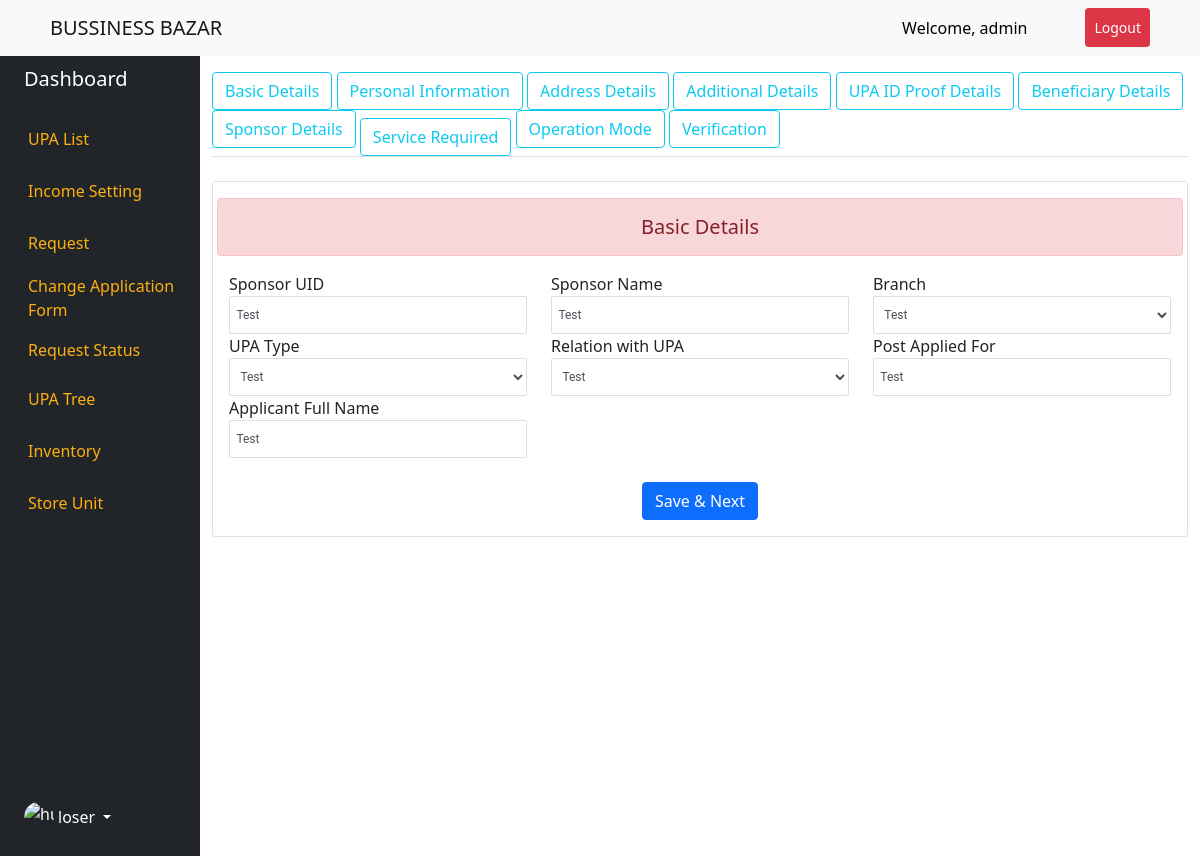
The page /basic_details/1/ (signed in) on the database its author committed.
### upa/models.py (models this page shows, shortened)
class BasicDetails(models.Model):
    BRANCH_TYPE = (
        ('Test','Test'),
        ('Test_one','Test_one'),
    )
    UPA_TYPE = (
        ('Test','Test'),
        ('Test_one','Test_one'),
    )
    RELATION_UPA = (
        ('Test','Test'),
        ('Test_one','Test_one'),
    )
    user = models.OneToOneField(Profile,on_delete=models.CASCADE,blank=True, null=True,related_name='basic_details')
    sponsor_uid = models.CharField(max_length=50,blank=True, null=True,verbose_name = "Sponsor UID")
    sponsor_name = models.CharField(max_length=100,blank=True, null=True,verbose_name = "Sponsor Name")
    branch = models.CharField(max_length=50,choices=BRANCH_TYPE,blank=True, null=True,verbose_name="Branch Type")
    upa_type = models.CharField(max_length=50,choices=UPA_TYPE,blank=True, null=True,verbose_name="UPA Type")
    relation_upa = models.CharField(max_length=50,choices=RELATION_UPA,blank=True, null=True,verbose_name="Relation with UPA")
    post_applied = models.CharField(max_length=50,blank=True, null=True,verbose_name="Post Applied For")
    applicant_upa_type = models.CharField(max_length=50,blank=True, null=True,verbose_name="Applicant UPA Type")
    applicant_appl_seq_num = models.CharField(max_length=100,blank=True, null=True,verbose_name="Applicant Application Sequence Number")
    applicant_coll_ref_num = models.CharField(max_length=100,blank=True, null=True,verbose_name="Applicant Collection Refrence Number")
    applicant_reg_seq_num = models.CharField(max_length=100,blank=True, null=True,verbose_name="Applicant Registration Sequence Number")
    applicant_dis_id_number = models.CharField(max_length=100,blank=True, null=True,verbose_name="Applicant Distributor ID(D.I.D) Number")
    full_name = models.CharField(max_length=200,blank=True, null=True,verbose_name="Applicant Full Name")
    submission_date = models.DateTimeField(auto_now_add=True,blank=True, null=True,verbose_name="Form Submission Date / Time")
    def __str__(self):
        return f"{self.user}"

### upa/views.py (the view, shortened to what this page needs)
# urls.py: path('basic_details/<int:id>/',UPABasicDetailView.as_view(), name='basic-detail-form'),
class UPABasicDetailView(LoginRequiredMixin, View):
    def dispatch(self, request, *args, **kwargs):
        return super(UPABasicDetailView, self).dispatch(request, *args, **kwargs)
    def get(self, request, *args, **kwargs):
        ref_no = None
        profile = Profile.objects.get(id=kwargs['id'])
        try:
            instance = BasicDetails.objects.get(user_id=profile.id)
            print(instance)
            form = BasicDetailsForm(instance=instance)
        except:
            print("except part is running")
            try:
                print("try in except part is running")
                ref_no = request.GET.get('ref_no')
                uid_no = Enrollment.objects.get(reference_no = ref_no)
                print("this is uid no",uid_no.sponsor_uid_no)
                prof = Profile.objects.get(uid_no = uid_no.sponsor_uid_no)
                print(prof.uid_no)
                form = BasicDetailsForm(initial={'sponsor_uid':prof.uid_no})
            except:
                print("except in except part is running")
                form = BasicDetailsForm()
                pass
        context = {'form':form,'profile':profile,'ref_no':ref_no}
        return render(request, 'upa/basic_details.html', context)

### upa/forms.py
class BasicDetailsForm(forms.ModelForm):
    class Meta:
        model = BasicDetails
        fields = '__all__'
        exclude = ('user','submission_date')

### accounts/models.py (called while the page is built)
    def __str__(self):
        return f"{self.user}"

### templates/upa/basic_details.html (shortened to what this page needs)
{% extends "base.html" %}
{% block content %}
<div class="container-fluid">
    <div class="row flex-nowrap">
        {% include 'left_panel.html' %}
        <div class="col">
            {% include 'upa/header_panel.html' %}
            <form action="" method="POST">
				<div class="card my-4">
				<div class="card-body main-row">
                    <div class="row">
                        <h5 class="text-center alert alert-danger">Basic Details</h5>
                        <div class="col-md-4">
                            <label for="" class="">Sponsor UID</label>
                            {{form.sponsor_uid}}
                        </div>
                        <div class="col-md-4">
                            <label for="" class="">Sponsor Name</label>
                            {{form.sponsor_name}}
                        </div>
                        <div class="col-md-4">
                            <label for="" class="">Branch</label>
                            {{form.branch}}
                        </div>
                        <div class="col-md-4">
                            <label for="" class="">UPA Type</label>
                            {{form.upa_type}}
                        </div>
                        <div class="col-md-4">
                            <label for="" class="">Relation with UPA</label>
                            {{form.relation_upa}}
                        </div>
                        <div class="col-md-4">
                            <label for="" class="">Post Applied For</label>
                            {{form.post_applied}}
                        </div>
                        <div class="col-md-4">
                            <label for="" class="">Applicant Full Name</label>
                            {{form.full_name}}
                        </div>
                         </div>
                         <div class="d-flex justify-content-center mt-4">
                        <button type="submit" class="btn btn-primary btn-customlg">Save & Next</button>
                    </div>
                </form>
        </div>
    </div>
</div>
{% endblock content %}

### templates/base.html (shortened to what this page needs)
<!doctype html>
<html lang="en">
{% load static %}
  <head>
    <link href="https://cdn.jsdelivr.net/npm/bootstrap@5.0.2/dist/css/bootstrap.min.css" rel="stylesheet">
    <link href="{% static 'style.css'%}" rel="stylesheet">
    <link rel="stylesheet" href="https://cdnjs.cloudflare.com/ajax/libs/font-awesome/4.7.0/css/font-awesome.min.css">
  </head>
  <body>
  <nav class="navbar navbar-expand-lg navbar-light bg-light bg-primary">
  <a class="navbar-brand" href="{% url 'home'%}" style="margin-left:50px;">BUSSINESS BAZAR</a>
  <div class="collapse navbar-collapse" id="navbarSupportedContent">
    <ul class="navbar-nav ms-auto">
    {% if request.user.is_authenticated %}
    <li class="nav-item">
        <a class="nav-link" href="#" style="margin-right:50px; color:black;">Welcome, {{request.user.username}}</a>
      </li>
      <li class="nav-item">
        <a class="nav-link btn btn-sm btn-danger" href="{% url 'logout' %}" style="margin-right:50px; color:white;">Logout</a>
      </li>
      {% else %}
      <li class="nav-item">
        <a class="nav-link btn btn-primary" href="{% url 'login' %}" style="margin-right:30px; color:white">Login</a>
      </li>
    {% endif %}
    </ul>
</nav>
    {% block content %}
    {% endblock content %}
  </body>
</html>

### static/style.css (style rules this page uses)
select, input[type='text'], input[type='number'], input[type='date'], input[type="number"], input[type="email"], input[type="file"], textarea { display: block; width: 100%; height: 38px; font-size: 0.750rem; font-weight: 400; line-height: 1; color: #495057; background-color: #ffffff; background-clip: padding-box; border-radius: 2px; transition: border-color 0.15s ease-in-out, box-shadow 0.15s ease-in-out; border: 1px solid #dedede; font-family: "Roboto", sans-serif; padding: 0.56rem 0.4rem; line-height: 14px; }
.nav-item { color: #fdbe39; }

### rows shown on the page
BasicDetails: sponsor_uid "Test", sponsor_name "Test", branch "Test", upa_type "Test", relation_upa "Test", post_applied "Test", full_name "Test"

### other values the page prints
{{ request.user.username }} "admin"
